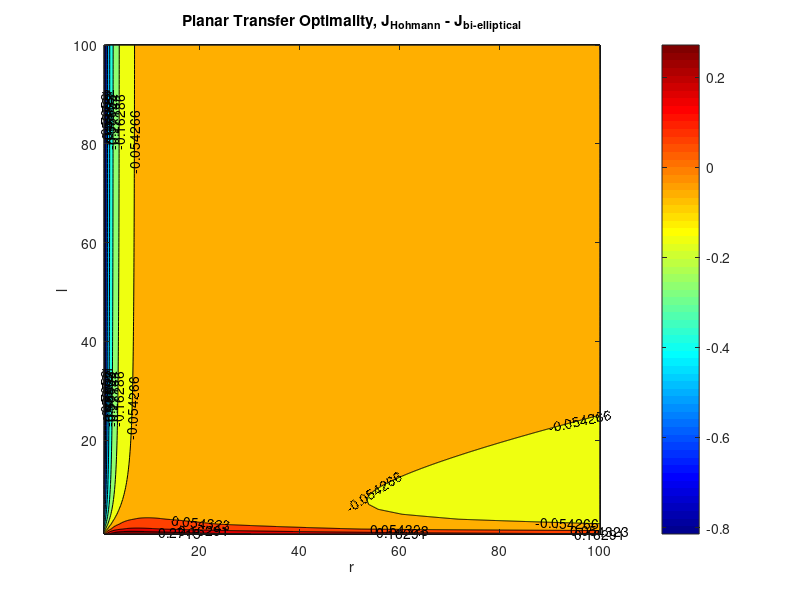

Reproduce this figure in MATLAB. (Note: this script raises an error after producing the figure.)
clear all; clc; close all;
addpath('..')

%% 2
J_BE = @(r, l) sqrt(2*l/(1 + l)) - 1 + sqrt(2*r/(l*(l + r))) - sqrt(2/(l*(l + 1))) + sqrt(2*l/(r*(l + r))) - 1/sqrt(r);
J_H = @(r) sqrt(2*r/(1+r)) - 1 + 1/sqrt(r) - sqrt(2/(r*(1+r)));

J_compare = @(r, l) J_H(r) - J_BE(r, l); % J < 0 means Hohmann is better, J > 0 means Bi-Elliptic is better

r = 1:.1:100;
l = 1:1:100;

J = NaN(length(r), length(l));
for i = 1:length(r)
    for j = 1:length(l)
        J(i, j) = J_compare(r(i), l(j));
    end
end

figure
contourf(r, l, J', 'ShowText', 'on');
colormap(jet); 
colorbar;
xlabel('r');
ylabel('l');
title('Planar Transfer Optimality, J_{Hohmann} - J_{bi-elliptical}');

%% 4
dogLegPlaneChange1090 = @(di_1, di_3) sqrt(31/11 - 2*sqrt(20/11)*cos(di_1)) + sqrt(31/11 - 2*sqrt(20/11)*cos(di_3)) + 2*sqrt(1/55)*sin((pi/2 - di_1 - di_3)/2);

dis = linspace(0, pi/72, 100);

J_planeChange = NaN(length(dis));
for i = 1:length(dis)
    for j = 1:length(dis)
        if(dis(i) + dis(j) < pi/2)
            J_planeChange(i, j) = dogLegPlaneChange1090(dis(i), dis(j));
        end
    end
end

dv_ib = 2*(sqrt(2*10/11) - 1 + sqrt(2/110)*sin(pi/4));
Utilities.assertIsWithin(dv_ib, J_planeChange(1, 1), 1e-6);
dJ_planeChange = J_planeChange - dv_ib;

figure
contourf(rad2deg(dis), rad2deg(dis), dJ_planeChange', 'ShowText', 'on');
colormap(jet);
colorbar;
xlabel('\Deltai_1 (\circ)');
ylabel('\Deltai_3 (\circ)');
title('Dog-Leg Plane Change Optimality, r = 10, \Deltai = 90\circ');

[minValue, minIndex] = min(dJ_planeChange(:));
[row, col] = ind2sub(size(dJ_planeChange), minIndex);
fprintf('Minimum dJ_planeChange: %f at di_1 = %f degrees, di_3 = %f degrees\n', minValue, rad2deg(dis(row)), rad2deg(dis(col)));

%% 5
dDvdeta = @(r, di, eta) di*sqrt(2*r/(r + 1))*sin(eta*di)/sqrt(2*r/(r + 1) + 1 - 2*sqrt(2*r/(r + 1))*cos(eta*di)) - di*2/(r*(r + 1))*sin((1 - eta)*di)/(2/sqrt(r*(r + 1))*sqrt(1 - cos((1 - eta)*di)));

dis = pi/12:pi/12:5*pi/12;
rs = 1:1:100;
etaStar = NaN(length(dis), length(rs));
options = optimoptions('fsolve', 'Display', 'off');
for i = 1:length(dis)
    di = dis(i);
    for j = 1:length(rs)
        r = rs(j);
        etaStar(i, j) = fsolve(@(eta) dDvdeta(r, di, eta), .5, options);
    end
end

figure
hold on
for i = 1:length(dis)
    plot(rs, etaStar(i, :), 'DisplayName', ['\Deltai = ', num2str(rad2deg(dis(i))), '\circ']);
end
hold off
xlabel('r');
ylabel('\eta^*');
title('Optimal \eta* for Different Plane Change Angles');
legend

%% 6
dv_b = @(e) 2*(sqrt(1 - e) - (1 - e));
dv_c = @(e) 2*(1 + e - sqrt(1 + e));
es = 0:.1:1;
J = NaN(length(es), 2);
for i = 1:length(es)
    e = es(i);
    J(i, 1) = dv_b(e);
    J(i, 2) = dv_c(e);
end

figure
hold on
plot(es, J(:, 1), 'DisplayName', 'dv_b');
plot(es, J(:, 2), 'DisplayName', 'dv_c');
hold off
xlabel('e');
ylabel('dv');
legend

%% 7
J_1 = @(v_inf) sqrt(v_inf^2 + 2) - 1;
J_2p = @(v_inf, r) sqrt(v_inf^2 + 2/r) + 1 - sqrt(2)/r;
J_2a = @(v_inf, r) sqrt(v_inf^2 + 2/r) - 1 + sqrt(2)*(r - 1)/sqrt(r*(r + 1));

g_I = @(v_inf, r) J_1(v_inf) - J_2p(v_inf, r);
g_II = @(v_inf, r) J_1(v_inf) - J_2a(v_inf, r);

hyperbolicDepartureOptimal(g_I);
title('g_I = J_1 - J_{2p}');
xlim([0, 1]);

hyperbolicDepartureOptimal(g_II);
title('g_{II} = J_1 - J_{2a}');
xlim([1, 10]);

function hyperbolicDepartureOptimal(g)
    rs = 0:.01:10;
    vs = 0:.01:2;
    J = NaN(length(rs), length(vs));
    for i = 1:length(rs)
        for j = 1:length(vs)
            J(i, j) = g(vs(j), rs(i));
        end
    end

    figure
    contour(rs, vs, J', 'ShowText', 'on', 'LineColor', 'k');
    xlabel('l/r');
    ylabel('v_{\infty}/v_c');
end